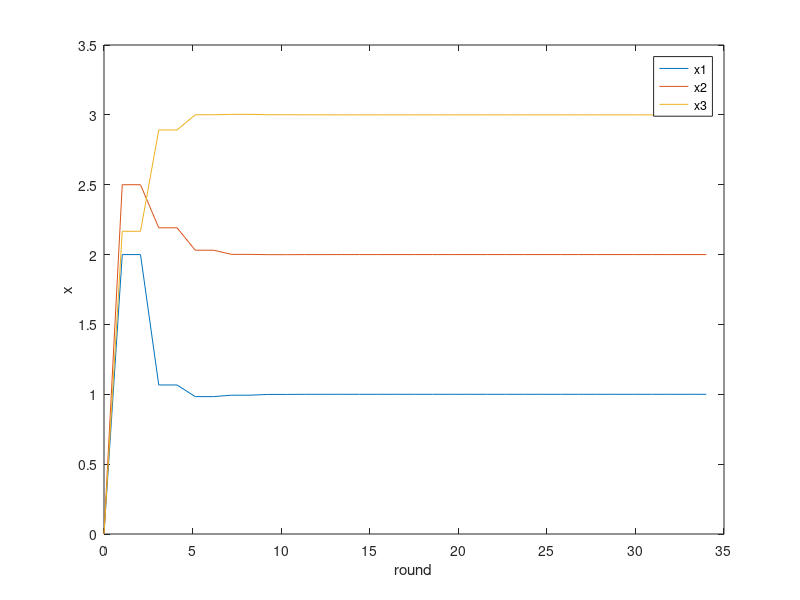

The MATLAB source for this figure:
load ("ans_000.txt");
load ("ans_111.txt");

round = linspace(0,34,34);
x1 = ans_000(:,1);
x2 = ans_000(:,2);
x3 = ans_000(:,3);

%{
round = linspace(0,36,36);
x1 = ans_111(:,1);
x2 = ans_111(:,2);
x3 = ans_111(:,3);
%}

plot(round, x1, round, x2, round, x3)

xlabel("round");
ylabel("x");
legend('x1', 'x2', 'x3');